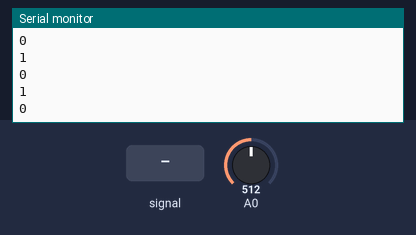
Bench run of a program on a simulated Arduino Uno, built with avr-gcc and run on an emulated ATmega328P. Shown: the last lines printed to the serial monitor. Inputs (shaded band) come from the test bench; at power-on: A0 = 512.

Above: at 1.2 s.
1.3 s: A0 fed a 200 Hz sine of ±255 counts around its level
At 2.3 s:
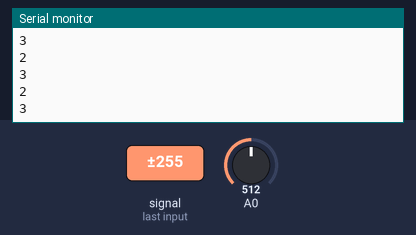
2.8 s: A0 fed a 50 Hz sine of ±306 counts around its level
At 3.4 s:
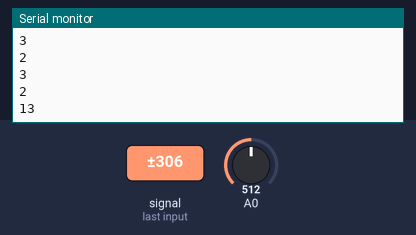
Timing chart, 0 to 5.8 s (numbered marks = the images above; inputs shaded):
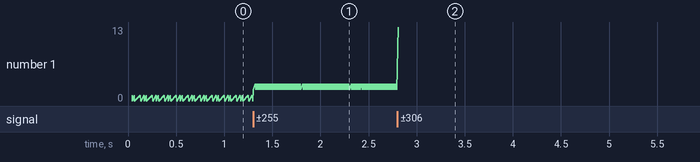

Measured:
- after the input at 1.3 s, the serial monitor: prints a new line at once (image 1)
- after the input at 2.8 s, the serial monitor: prints a new line at once (image 2)
- plotted number 1: 0 → 2 after the input at 1.3 s, 2 → 13 after the input at 2.8 s

The program:

main.cpp
```cpp
#include <Arduino.h>
const int LAMBDA_MIN = 500;
const int LAMBDA_MAX = 20000;
const int STEP = 30;
const int zeroLevel = 1024 / 2;

unsigned long lastTime = 0;

int lastData = 0;

int decodeData(int lambda) {
    return floor((double)(lambda - LAMBDA_MIN) / (LAMBDA_MAX - LAMBDA_MIN) * STEP);
}

void setup() {
    Serial.begin(9600);
    pinMode(A0, INPUT);
}

void loop() {
    while (analogRead(A0) > zeroLevel * 1.1) {
    }
    while (analogRead(A0) < zeroLevel * 0.9) {
    }
    unsigned long currentTime = micros();
    unsigned long lambda = currentTime - lastTime;
    lastTime = currentTime;

    if (lambda < LAMBDA_MIN || LAMBDA_MAX < lambda) {
        return;
    }

    const int data = decodeData(lambda);
    if (data != lastData) {
        Serial.println(data);
        lastData = data;
    }
}
```
